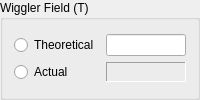
               <widget class="QGroupBox" name="groupBox_id_wiggler_field">
                <property name="maximumSize">
                 <size>
                  <width>240</width>
                  <height>16777215</height>
                 </size>
                </property>
                <property name="title">
                 <string>Wiggler Field (T)</string>
                </property>
                <layout class="QHBoxLayout" name="horizontalLayout">
                 <item>
                  <layout class="QVBoxLayout" name="verticalLayout_4">
                   <item>
                    <layout class="QGridLayout" name="gridLayout_17">
                     <item row="0" column="1">
                      <widget class="QLineEdit" name="lineEdit_wiggler_field_theoretical">
                       <property name="minimumSize">
                        <size>
                         <width>80</width>
                         <height>0</height>
                        </size>
                       </property>
                       <property name="maximumSize">
                        <size>
                         <width>80</width>
                         <height>16777215</height>
                        </size>
                       </property>
                      </widget>
                     </item>
                     <item row="1" column="1">
                      <widget class="QLabel" name="label_wiggler_field_actual">
                       <property name="maximumSize">
                        <size>
                         <width>80</width>
                         <height>16777215</height>
                        </size>
                       </property>
                       <property name="frameShape">
                        <enum>QFrame::Panel</enum>
                       </property>
                       <property name="frameShadow">
                        <enum>QFrame::Sunken</enum>
                       </property>
                       <property name="text">
                        <string/>
                       </property>
                      </widget>
                     </item>
                     <item row="0" column="0">
                      <widget class="QRadioButton" name="radioButton_id_wiggler_field_theoretical">
                       <property name="minimumSize">
                        <size>
                         <width>80</width>
                         <height>0</height>
                        </size>
                       </property>
                       <property name="maximumSize">
                        <size>
                         <width>100</width>
                         <height>16777215</height>
                        </size>
                       </property>
                       <property name="text">
                        <string>Theoretical</string>
                       </property>
                      </widget>
                     </item>
                     <item row="1" column="0">
                      <widget class="QRadioButton" name="radioButton_id_wiggler_field_actual">
                       <property name="text">
                        <string>Actual</string>
                       </property>
                      </widget>
                     </item>
                    </layout>
                   </item>
                  </layout>
                 </item>
                </layout>
               </widget>
